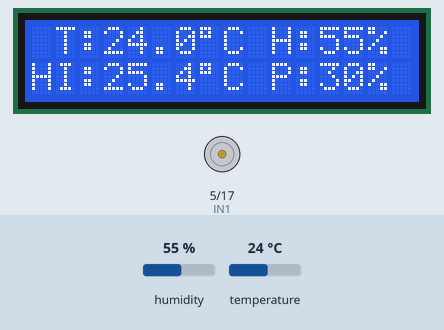
This sketch was run on a simulated Arduino Uno, built with avr-gcc and run on an emulated ATmega328P. Parts: 16×2 character LCD, motor-driver pin pairs drawn as motors (green arrow = first pin HIGH = forward, orange = second pin HIGH = backward, longer = more drive, scaled by the enable pin). Inputs (shaded band) come from the test bench; at power-on: temperature 24 °C, humidity 55 %. What the sketch prints to the serial monitor is not drawn.

Above: at 6.8 s.
6.9 s: temperature set to 30.9 °C
At 11.6 s:
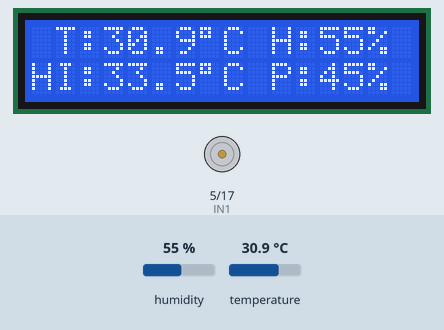
12.8 s: temperature set to 32 °C
At 17.5 s:
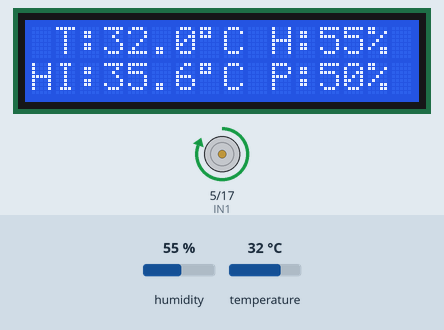
18.6 s: humidity set to 51 %
At 22.6 s:
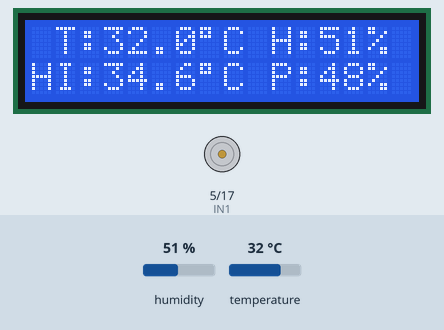
24.4 s: humidity set to 22 %
At 27.7 s:
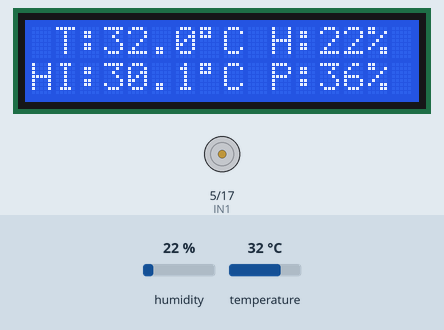
Timing chart, 0 to 29.2 s (numbered marks = the images above; inputs shaded):
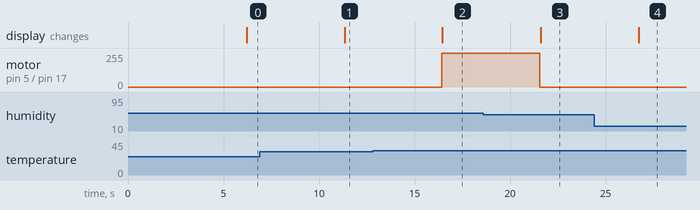

The sketch:

Project.ino
```cpp
#include <DHT.h>
#include <Fuzzy.h>
#include <LiquidCrystal_I2C.h>

// ============== < DEFINES > ==============
#define DHTTYPE DHT22
// #define DHTPIN 5
// #define EN 6
// #define IN1 7
// #define IN2 8

#define DHTPIN 15
#define EN 18
#define IN1 5
#define IN2 17

#define MOTOR_RES 255


// Heat index set ranges
#define VERY_COLD_SET 0, 0, 20, 26.7
#define COLD_SET 20, 26.7, 32.2, 35
#define WARM_SET 30, 32.2, 40.6, 45
#define HOT_SET 40, 40.6, 54.4, 60
#define VERY_HOT_SET 54.4, 60, 65, 65

// Power set ranges
#define VERY_LOW_SET 0, 0, 20, 30
#define LOW_SET 20, 30, 40, 50
#define MEDIUM_SET 35, 40, 60, 65
#define HIGH_SET 55, 60, 80, 85
#define VERY_HIGH_SET 80, 90, 100, 100

// =========================================

// ============ < GLOBAL VARS > ============
LiquidCrystal_I2C lcd(0x27, 16, 2);
DHT dht(DHTPIN, DHTTYPE);
Fuzzy fuzzy;

// Fuzzy sets
static FuzzySet heat_index_fsets[] = {
    {VERY_COLD_SET}, {COLD_SET}, {WARM_SET}, {HOT_SET}, {VERY_HOT_SET}
};
static FuzzySet power_fsets[] = {
    {VERY_LOW_SET}, {LOW_SET}, {MEDIUM_SET}, {HIGH_SET}, {VERY_HIGH_SET}
};

// Fuzzy input and output
static FuzzyInput heat_index(1);
static FuzzyOutput power(1);

// =========================================

// ======== < FUNCTION PROTOTYPES > ========
void addFuzzySets(FuzzyInput *input, FuzzySet *fuzzy_sets, int count);
void addFuzzySets(FuzzyOutput *output, FuzzySet *fuzzy_sets, int count);
void addFuzzyRules(FuzzySet *heat_index_fsets, FuzzySet *power_fsets, Fuzzy *fuzzy);
float computeHI(float T_C, float H);

// =========================================

// =============== < SETUP > ===============
void setup() {
    Serial.begin(9600);
    dht.begin();
    lcd.init(); // Khởi tạo LCD
    lcd.backlight(); // Bật đèn nền LCD
    delay(2000); // Wait for sensor to stabilize

    // Check sensor
    if (isnan(dht.readTemperature()) || isnan(dht.readHumidity())) {
        Serial.println("DHT sensor error! Check wiring.");
        while (true); // Stop if sensor fails
    }

    // Add fuzzy sets
    addFuzzySets(&heat_index, heat_index_fsets, 5);
    addFuzzySets(&power, power_fsets, 5);

    // Add to fuzzy system
    fuzzy.addFuzzyInput(&heat_index);
    fuzzy.addFuzzyOutput(&power);

    // Add rules
    addFuzzyRules(heat_index_fsets, power_fsets, &fuzzy);

    // Motor setup
    pinMode(IN1, OUTPUT);
    pinMode(IN2, OUTPUT);
    pinMode(EN, OUTPUT);
    digitalWrite(IN1, HIGH);
    digitalWrite(IN2, LOW);
}

// =========================================

// =============== < LOOP > ================
void loop() {
    static uint8_t cycle = 0;

    if (++cycle >= 5) { // Read every 10 seconds (5 cycles * 2s delay)
        cycle = 0;
        float T = dht.readTemperature();
        float H = dht.readHumidity();

        // Check for invalid readings
        if (isnan(T) || isnan(H) || T < 0 || T > 60 || H < 0 || H > 100) {
            Serial.println("Sensor error!");
            return;
        }

        float HI = computeHI(T, H);
        fuzzy.setInput(1, HI);
        fuzzy.fuzzify();
        float P = fuzzy.defuzzify(1);

        // Control motor
        uint8_t pwm = (uint8_t)round((P / 100.0f) * MOTOR_RES);
        analogWrite(EN, pwm);

        // Verbose serial output as requested
        Serial.print("Temperature = ");
        Serial.print(T, 1);
        Serial.print("°C ");
        Serial.print("Humidity = ");
        Serial.print(H, 1);
        Serial.print("% ");
        Serial.print("Heat Index = ");
        Serial.print(HI, 1);
        Serial.print("°C ");
        Serial.print("Power = ");
        Serial.print(P, 1);
        Serial.println("%");

        lcd.clear();
        lcd.setCursor(1, 0);
        lcd.print("T:");
        lcd.print(T, 1);
        lcd.write(223); // Ký hiệu độ (°)
        lcd.print("C H:");
        lcd.print(H, 0);
        lcd.print("%");
        lcd.setCursor(0, 1);
        lcd.print("HI:");
        lcd.print(HI, 1); // Sửa từ HIc thành HI
        lcd.write(223); // Ký hiệu độ (°)
        lcd.print("C P:");
        lcd.print((int)round(P));
        lcd.print("%");
    }
    delay(1000);
}

// =========================================

// ======= < FUNCTION DEFINITIONS > ========
void addFuzzySets(FuzzyInput *input, FuzzySet *fuzzy_sets, int count) {
    for (int i = 0; i < count; i++) {
        input->addFuzzySet(&fuzzy_sets[i]);
    }
}

void addFuzzySets(FuzzyOutput *output, FuzzySet *fuzzy_sets, int count) {
    for (int i = 0; i < count; i++) {
        output->addFuzzySet(&fuzzy_sets[i]);
    }
}

void addFuzzyRules(FuzzySet *heat_index_fsets, FuzzySet *power_fsets, Fuzzy *fuzzy) {
    for (int i = 0; i < 5; i++) {
        auto *antecedence = new FuzzyRuleAntecedent();
        antecedence->joinSingle(&heat_index_fsets[i]);
        auto *consequence = new FuzzyRuleConsequent();
        consequence->addOutput(&power_fsets[i]);
        fuzzy->addFuzzyRule(new FuzzyRule(i + 1, antecedence, consequence));
    }
}

float computeHI(float T_C, float H) {
    // Convert to Fahrenheit
    float T_F = T_C * 9.0f / 5.0f + 32.0f;
    // NOAA Heat Index formula
    float HI_F = -42.379f + 2.04901523f * T_F + 10.14333127f * H - 0.22475541f * T_F * H -
                 0.00683783f * T_F * T_F - 0.05481717f * H * H + 0.00122874f * T_F * T_F * H +
                 0.00085282f * T_F * H * H - 0.00000199f * T_F * T_F * H * H;
    // Convert back to Celsius
    return (HI_F - 32.0f) * 5.0f / 9.0f;
}

// =========================================
```

Measured:
- the behaviour switches between 31.6 and 31.7 °C on temperature (found by bisection; images 1 and 2)
- the behaviour switches between 53 and 52 % on humidity (found by bisection; images 2 and 3)
- after the input at 6.9 s, the display: changes after 4.4 s (image 1)
- after the input at 12.8 s, motor on pin 5 (IN1) / pin 17 (IN2): stopped → forward 255/255 after 3.6 s; the display: changes after 3.7 s (image 2)
- after the input at 18.6 s, motor on pin 5 (IN1) / pin 17 (IN2): forward 255/255 → stopped after 2.9 s; the display: changes after 3.0 s (image 3)
- after the input at 24.4 s, the display: changes after 2.3 s (image 4)
